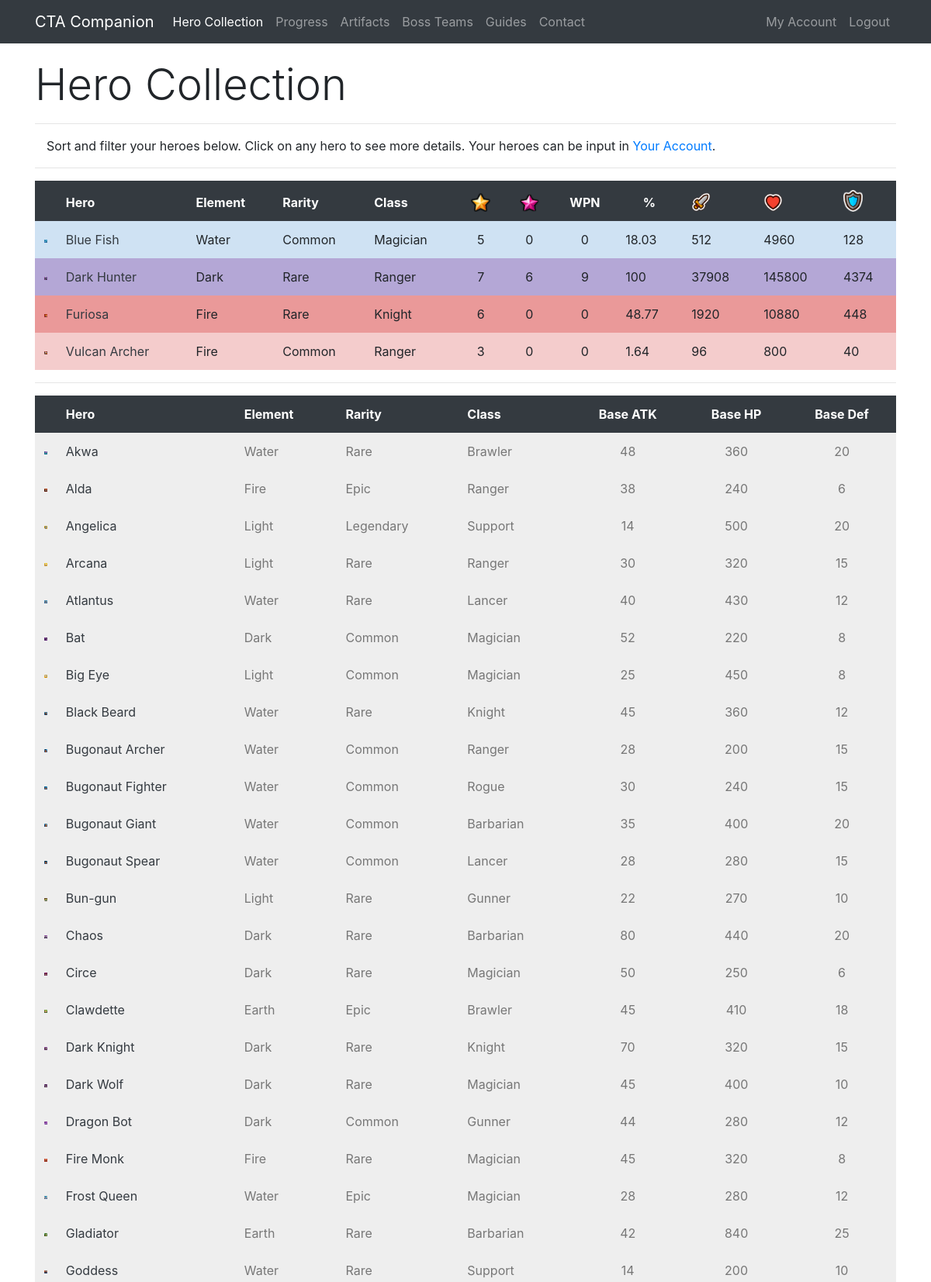
The app's page /collection/Cayumi (signed in, upper part) with its own data.
### app/models.py (models this page shows, shortened)
class Hero(db.Model):
    id = db.Column(db.Integer, primary_key=True)
    level = db.Column(db.Integer, index=True)
    awaken = db.Column(db.Integer, index=True)
    wpn = db.Column(db.Integer, index=True)
    medals = db.Column(db.Integer, index=True)
    runedAtk = db.Column(db.Integer, index=True)
    runedHp = db.Column(db.Integer, index=True)
    runedDef = db.Column(db.Integer, index=True)
    runedAps = db.Column(db.Integer, index=True)
    runedCrit = db.Column(db.Integer, index=True)
    runedCritDmg = db.Column(db.Integer, index=True)
    user_id = db.Column(db.Integer, db.ForeignKey('user.id'))
    base_id = db.Column(db.Integer, db.ForeignKey('base.id'))
    def atk(self):
        runedAttack = self.runedAtk
        base = self.baseStats.atk
        level = self.level
        awaken = self.awaken
        atk = int(base * (2 ** (level - 1)) * (1.5 ** awaken))
        runedAtk = atk + (atk * (runedAttack / 100))
        return int(runedAtk)
    def hp(self):
        runedHP = self.runedHp
        base = self.baseStats.hp
        level = self.level
        awaken = self.awaken
        hp = int(base * (2 ** (level - 1)) * (1.5 ** awaken))
        runedHP = hp + (hp * (runedHP / 100))
        return int(runedHP)
    def defense(self):
        runedDef = self.runedDef
        base = self.baseStats.defense
        level = self.level
        awaken = self.awaken
        defense = int(base * (2 ** (level - 1)) * (1.5 ** awaken))
        runedDef = defense + (defense * (runedDef / 100))
        return int(runedDef)
    def progress(self):
        level = self.level
        medals = self.medals
        if level == 0:
            accumulated = 0
            total = accumulated + medals
        elif level == 1:
            accumulated = 10
            total = accumulated + medals
        elif level == 2:
            accumulated = 30
            total = accumulated + medals
        elif level == 3:
            accumulated = 80
            total = accumulated + medals
        elif level == 4:
            accumulated = 280
            total = accumulated + medals
        elif level == 5:
            accumulated = 880
            total = accumulated + medals
        elif level == 6:
            accumulated = 2380
            total = accumulated + medals
        elif level == 7:
            accumulated = 4880
            total = accumulated + medals
        total = (total / 4880) * 100
        if total == 100:
            return int(total)
        return round(total, 2)

class Base(db.Model):
    id = db.Column(db.Integer, primary_key=True)
    name = db.Column(db.String(32), index=True, unique=True)
    nameSafe = db.Column(db.String(32), index=True, unique=True)
    job = db.Column(db.String(16), index=True)
    rarity = db.Column(db.String(16), index=True)
    element = db.Column(db.String(16), index=True)
    gender = db.Column(db.String(16), index=True)
    crusher = db.Column(db.Integer, index=True)
    fly = db.Column(db.Integer, index=True)
    blitz = db.Column(db.Integer, index=True)
    atk = db.Column(db.Integer, index=True)
    hp = db.Column(db.Integer, index=True)
    defense = db.Column(db.Integer, index=True)
    crit = db.Column(db.Integer, index=True)
    critDmg = db.Column(db.Integer, index=True)
    movespeed = db.Column(db.Integer, index=True)
    aps = db.Column(db.Integer, index=True)
    arange = db.Column(db.Integer, index=True)
    resistance = db.Column(db.Integer, index=True)
    frenzy = db.Column(db.Integer, index=True)
    dodge = db.Column(db.Integer, index=True)
    stun = db.Column(db.Integer, index=True)
    stunTime = db.Column(db.Integer, index=True)
    aoe = db.Column(db.Integer, index=True)
    ult = db.Column(db.Integer, index=True)
    kshp = db.Column(db.Integer, index=True)
    gold = db.Column(db.Integer, index=True)
    freeze = db.Column(db.Integer, index=True)
    freezeTime = db.Column(db.Integer, index=True)
    freezeDmg = db.Column(db.Integer, index=True)
    burn = db.Column(db.Integer, index=True)
    burnTime = db.Column(db.Integer, index=True)
    burnDmg = db.Column(db.Integer, index=True)
    poison = db.Column(db.Integer, index=True)
    poisonTime = db.Column(db.Integer, index=True)
    poisonDmg = db.Column(db.Integer, index=True)
    sp2 = db.Column(db.Integer, index=True)
    sp2num = db.Column(db.Integer, index=True)
    buffElement = db.Column(db.String(16), index=True)
    buffType = db.Column(db.Integer, index=True)
    buffStat = db.Column(db.String(16), index=True)
    buff = db.Column(db.Integer, index=True)
    heroes = db.relationship('Hero', backref='baseStats', lazy='dynamic')

### app/routes.py (the view)
@app.route('/collection/<username>')
@login_required
def collection(username):
    user = User.query.filter_by(username=username).first_or_404()
    heroes = Hero.query.filter_by(player=user)
    heroactive = 1
    return render_template('collection.html', user=user, heroes=heroes, title='Hero Collection', heroactive=heroactive)

### app/models.py (called while the page is built)
@login.user_loader
def load_user(id):
    return User.query.get(int(id))

### app/templates/collection.html (shortened to what this page needs)
{% extends "base.html" %}
{% block content %}
 <div class="row pt-3">
    <div class="col-lg-12">
      <h1 class="display-4">Hero Collection</h1>
      <hr>
      <p class="instructions">Sort and filter your heroes below. Click on any hero to see more details. Your heroes can be input in <a href="{{ url_for('account', username=current_user.username) }}">Your Account</a>.</p>
        <hr>
    </div>
 </div>
  <div class="row">
    <div class="col-lg-12">
<table id="ctac" class="table table-borderless" style="width:100%">
        <thead class="thead-dark">
            <tr>
                <th data-priority="1">&nbsp;</th>
                <th data-priority="2">Hero</th>
                <th data-priority="12">Element</th>
                <th data-priority="11">Rarity</th>
                <th data-priority="10">Class</th>
                <th data-priority="3" class="text-center"><img src="{{ url_for('static', filename='star.png') }}" width="25" alt="Star Level"></th>
                <th data-priority="4" class="text-center"><img src="{{ url_for('static', filename='awaken.png') }}" width="25" alt="Awaken"></th>
                <th data-priority="5" class="text-center">WPN</th>
                <th data-priority="6" class="text-center">%</th>
                <th data-priority="7"><img src="{{ url_for('static', filename='atk.png') }}" width="25" alt="Attack"></th>
                <th data-priority="8"><img src="{{ url_for('static', filename='hp.png') }}" width="25" alt="HP"></th>
                <th data-priority="9"><img src="{{ url_for('static', filename='def.png') }}" width="25" alt="Defense"></th>
            </tr>
        </thead>
        <tbody>
        {% for i in heroes %}
        {% if i.level > 0 %}
        <tr>
            <td class="{{i.baseStats.element}}{{i.baseStats.rarity}}" width="25"><img class="img-fluid" src="/static/{{i.baseStats.nameSafe}}.png" alt="{{i.baseStats.name}}"></td>
            <td class="{{i.baseStats.element}}{{i.baseStats.rarity}}"><a class="text-dark" href="{{ url_for('hero', heroid=i.id) }}">{{ i.baseStats.name }}</b></td>
            <td class="{{i.baseStats.element}}{{i.baseStats.rarity}}">{{ i.baseStats.element }}</td>
            <td class="{{i.baseStats.element}}{{i.baseStats.rarity}}">{{ i.baseStats.rarity }}</td>
            <td class="{{i.baseStats.element}}{{i.baseStats.rarity}}">{{ i.baseStats.job }}</td>
            <td class="text-center {{i.baseStats.element}}{{i.baseStats.rarity}}">{{ i.level }}</td>
            <td class="text-center {{i.baseStats.element}}{{i.baseStats.rarity}}">{{ i.awaken }}</td>
            <td class="text-center {{i.baseStats.element}}{{i.baseStats.rarity}}">{{ i.wpn }}</td>
            <td class="text center {{i.baseStats.element}}{{i.baseStats.rarity}}">{{ i.progress() }}</td>
            <td class="{{i.baseStats.element}}{{i.baseStats.rarity}}">{{ i.atk() }}</td>
            <td class="{{i.baseStats.element}}{{i.baseStats.rarity}}">{{ i.hp() }}</td>
            <td class="{{i.baseStats.element}}{{i.baseStats.rarity}}">{{ i.defense() }}</td>
        </tr>
        {% endif %}
        {% endfor %}
        </tbody>
</table>
        <hr>
<table id="ctac2" class="table table-borderless" style="width:100%">
        <thead class="thead-dark">
            <tr>
                <th>&nbsp;</th>
                <th>Hero</th>
                <th>Element</th>
                <th>Rarity</th>
                <th>Class</th>
                <th class="text-center">Base ATK</th>
                <th class="text-center">Base HP</th>
                <th class="text-center">Base Def</th>
            </tr>
        </thead>
        <tbody>
        {% for i in heroes %}
        {% if i.level == 0 %}
        <tr>
            <td class="uncollected" width="25"><img class="img-fluid" src="/static/{{i.baseStats.nameSafe}}.png" alt="{{i.baseStats.name}}"></td>
            <td class="uncollected"><a class="text-dark" href="{{ url_for('hero', heroid=i.id) }}">{{ i.baseStats.name }}</a></td>
            <td class="uncollected">{{ i.baseStats.element }}</td>
            <td class="uncollected">{{ i.baseStats.rarity }}</td>
            <td class="uncollected">{{ i.baseStats.job }}</td>
            <td class="uncollected text-center">{{ i.baseStats.atk }}</td>
            <td class="uncollected text-center">{{ i.baseStats.hp }}</td>
            <td class="uncollected text-center">{{ i.baseStats.defense }}</td>
        </tr>
        {% endif %}
        {% endfor %}
        </tbody>
</table>
    </div>
  </div>
{% endblock %}

### app/static/style.css (style rules this page uses)
.uncollected { color: #777777; background-color: #eeeeee; padding: 8px; }
.WaterCommon { background-color: #CFE2F3; padding: 8px; }
.FireCommon { background-color: #F4CCCC; padding: 8px; }
.FireRare { background-color: #EA9999; padding: 8px; }
.DarkRare { background-color: #B4A7D6; padding: 8px; }
.instructions { padding-left: 15px; }

### app/templates/base.html (style rules this page uses)
html { position: relative; min-height: 100%; }
body { margin-bottom: 40px; }

### records on screen
Hero: baseStats.nameSafe (picture), baseStats.name "Blue Fish", baseStats.element "Water", baseStats.rarity "Common", baseStats.job "Magician", level "5", awaken "0", wpn "0", progress "18.03", atk "512", hp "4960", defense "128"
Hero: baseStats.nameSafe (picture), baseStats.name "Dark Hunter", baseStats.element "Dark", baseStats.rarity "Rare", baseStats.job "Ranger", level "7", awaken "6", wpn "9", progress "100", atk "37908", hp "145800", defense "4374"
Hero: baseStats.nameSafe (picture), baseStats.name "Furiosa", baseStats.element "Fire", baseStats.rarity "Rare", baseStats.job "Knight", level "6", awaken "0", wpn "0", progress "48.77", atk "1920", hp "10880", defense "448"
Hero: baseStats.nameSafe (picture), baseStats.name "Vulcan Archer", baseStats.element "Fire", baseStats.rarity "Common", baseStats.job "Ranger", level "3", awaken "0", wpn "0", progress "1.64", atk "96", hp "800", defense "40"
Hero: baseStats.nameSafe (picture), baseStats.name "Akwa", baseStats.element "Water", baseStats.rarity "Rare", baseStats.job "Brawler", baseStats.atk "48", baseStats.hp "360", baseStats.defense "20"
Hero: baseStats.nameSafe (picture), baseStats.name "Alda", baseStats.element "Fire", baseStats.rarity "Epic", baseStats.job "Ranger", baseStats.atk "38", baseStats.hp "240", baseStats.defense "6"
Hero: baseStats.nameSafe (picture), baseStats.name "Angelica", baseStats.element "Light", baseStats.rarity "Legendary", baseStats.job "Support", baseStats.atk "14", baseStats.hp "500", baseStats.defense "20"
Hero: baseStats.nameSafe (picture), baseStats.name "Arcana", baseStats.element "Light", baseStats.rarity "Rare", baseStats.job "Ranger", baseStats.atk "30", baseStats.hp "320", baseStats.defense "15"
Hero: baseStats.nameSafe (picture), baseStats.name "Atlantus", baseStats.element "Water", baseStats.rarity "Rare", baseStats.job "Lancer", baseStats.atk "40", baseStats.hp "430", baseStats.defense "12"
Hero: shows a picture, baseStats.name "Bat", baseStats.element "Dark", baseStats.rarity "Common", baseStats.job "Magician", baseStats.atk "52", baseStats.hp "220", baseStats.defense "8"
Hero: baseStats.nameSafe (picture), baseStats.name "Big Eye", baseStats.element "Light", baseStats.rarity "Common", baseStats.job "Magician", baseStats.atk "25", baseStats.hp "450", baseStats.defense "8"
Hero: baseStats.nameSafe (picture), baseStats.name "Black Beard", baseStats.element "Water", baseStats.rarity "Rare", baseStats.job "Knight", baseStats.atk "45", baseStats.hp "360", baseStats.defense "12"
Hero: baseStats.nameSafe (picture), baseStats.name "Bugonaut Archer", baseStats.element "Water", baseStats.rarity "Common", baseStats.job "Ranger", baseStats.atk "28", baseStats.hp "200", baseStats.defense "15"
Hero: baseStats.nameSafe (picture), baseStats.name "Bugonaut Fighter", baseStats.element "Water", baseStats.rarity "Common", baseStats.job "Rogue", baseStats.atk "30", baseStats.hp "240", baseStats.defense "15"
Hero: baseStats.nameSafe (picture), baseStats.name "Bugonaut Giant", baseStats.element "Water", baseStats.rarity "Common", baseStats.job "Barbarian", baseStats.atk "35", baseStats.hp "400", baseStats.defense "20"
Hero: baseStats.nameSafe (picture), baseStats.name "Bugonaut Spear", baseStats.element "Water", baseStats.rarity "Common", baseStats.job "Lancer", baseStats.atk "28", baseStats.hp "280", baseStats.defense "15"
Hero: baseStats.nameSafe (picture), baseStats.name "Bun-gun", baseStats.element "Light", baseStats.rarity "Rare", baseStats.job "Gunner", baseStats.atk "22", baseStats.hp "270", baseStats.defense "10"
Hero: baseStats.nameSafe (picture), baseStats.name "Chaos", baseStats.element "Dark", baseStats.rarity "Rare", baseStats.job "Barbarian", baseStats.atk "80", baseStats.hp "440", baseStats.defense "20"
Hero: baseStats.nameSafe (picture), baseStats.name "Circe", baseStats.element "Dark", baseStats.rarity "Rare", baseStats.job "Magician", baseStats.atk "50", baseStats.hp "250", baseStats.defense "6"
Hero: baseStats.nameSafe (picture), baseStats.name "Clawdette", baseStats.element "Earth", baseStats.rarity "Epic", baseStats.job "Brawler", baseStats.atk "45", baseStats.hp "410", baseStats.defense "18"
Hero: baseStats.nameSafe (picture), baseStats.name "Dark Knight", baseStats.element "Dark", baseStats.rarity "Rare", baseStats.job "Knight", baseStats.atk "70", baseStats.hp "320", baseStats.defense "15"
Hero: baseStats.nameSafe (picture), baseStats.name "Dark Wolf", baseStats.element "Dark", baseStats.rarity "Rare", baseStats.job "Magician", baseStats.atk "45", baseStats.hp "400", baseStats.defense "10"
Hero: baseStats.nameSafe (picture), baseStats.name "Dragon Bot", baseStats.element "Dark", baseStats.rarity "Common", baseStats.job "Gunner", baseStats.atk "44", baseStats.hp "280", baseStats.defense "12"
Hero: baseStats.nameSafe (picture), baseStats.name "Fire Monk", baseStats.element "Fire", baseStats.rarity "Rare", baseStats.job "Magician", baseStats.atk "45", baseStats.hp "320", baseStats.defense "8"
Hero: baseStats.nameSafe (picture), baseStats.name "Frost Queen", baseStats.element "Water", baseStats.rarity "Epic", baseStats.job "Magician", baseStats.atk "28", baseStats.hp "280", baseStats.defense "12"
Hero: baseStats.nameSafe (picture), baseStats.name "Gladiator", baseStats.element "Earth", baseStats.rarity "Rare", baseStats.job "Barbarian", baseStats.atk "42", baseStats.hp "840", baseStats.defense "25"
Hero: baseStats.nameSafe (picture), baseStats.name "Goddess", baseStats.element "Water", baseStats.rarity "Rare", baseStats.job "Support", baseStats.atk "14", baseStats.hp "200", baseStats.defense "10"
